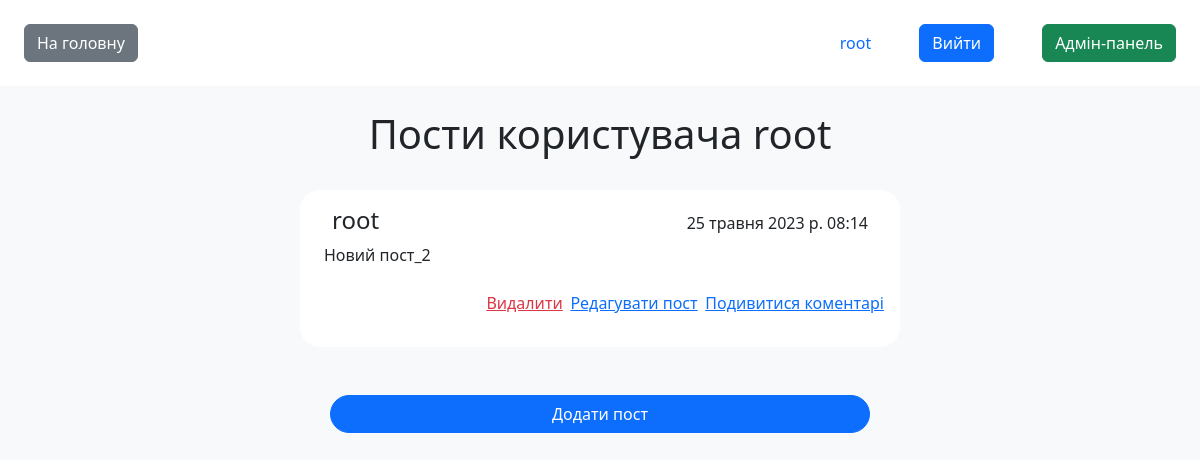
Page /user/root/ (signed in) on the earlier database version.
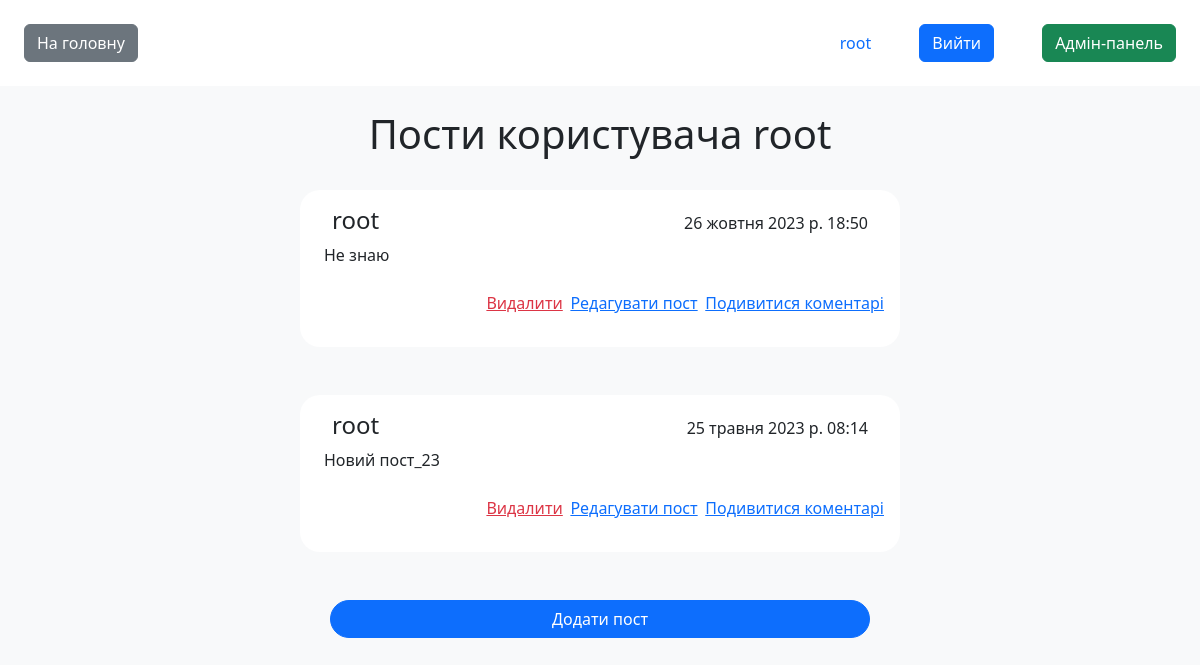
Same page on the later database version.
### blog/models.py (models this page shows)
class Post(models.Model):
    id = models.AutoField(primary_key=True)
    author = models.ForeignKey(User, on_delete=models.CASCADE)
    content = models.TextField(blank=True, verbose_name="Текст статті", null=False)
    time_create = models.DateTimeField(auto_now_add=True, verbose_name="Час створення")
    time_update = models.DateTimeField(auto_now=True, verbose_name="Час редагування")
    class Meta:
        verbose_name = 'Пости'
        verbose_name_plural = 'Пости'
        ordering = ['-time_create']

### blog/views.py (the view)
# urls.py: path('user/<str:username>/', UserPostsView.as_view(), name='user_posts'),
class UserPostsView( View):
    def get(self, request, username):
        user = User.objects.get(username=username)
        posts = Post.objects.filter(author=user)
        paginator = Paginator(posts, 3)
        page_number = request.GET.get('page', 1)
        page = paginator.get_page(page_number)
        return render(request, 'blog/user_posts.html', {
            'username': username,
            'posts': page,
        })

### blog/templates/blog/user_posts.html (shortened to what this page needs)
{% extends 'blog/base.html' %}
{% block content %}
<main class="d-flex flex-column align-items-center gap-4 w-100 pb-65">
    <h1>Пости користувача {{ username }}</h1>
    {% for post in posts %}
    <div class="mb-4 p-3 bg-white w-50  rounded-20 min-w-450">
        <div class="d-flex justify-content-between align-items-end mx-3">
            <p class="h4 m-0">{{ post.author }}</p>
            <p class="m-0">{{ post.time_create }}</p></div>
        <div><p class="text-lg p-2">{{ post.content }}</p></div>
        <div class="w-70 ml-30 g-4 justify-content-between d-flex flex-row-reverse">
            <p><a href="{% url 'post_comments' post.id %}" class="w-50 mb-0">Подивитися коментарі</a></p>
            {% if user.is_authenticated and post.author == user %}
            <p><a href="{% url 'edit_post' post.id %}" class="w-50 mb-0">Редагувати пост</a></p>
            <form action="{% url 'post-delete' post.id %}" method="post">
                <button type="submit" class="text-danger btn btn-link border-0 w-50 mb-0 p-0"><p class="align-top">Видалити</p></button>
            </form>
            {% endif %}
        </div>
    </div>
    {% empty %}
    <p>Постів немає.</p>
    {% endfor %}
    {% if user.is_authenticated and username == user.username %}
    <a href="{% url 'add_post' %}" class="btn btn-primary rounded-pill w-45">Додати пост</a>
    {% endif %}
</main>
{% endblock %}

Differences in the rows shown:
added Post: author "root", time_create "26 жовтня 2023 р. 18:50", content "Не знаю", shows "Редагувати пост"
changed Post: content "Новий пост_2" → "Новий пост_23"
